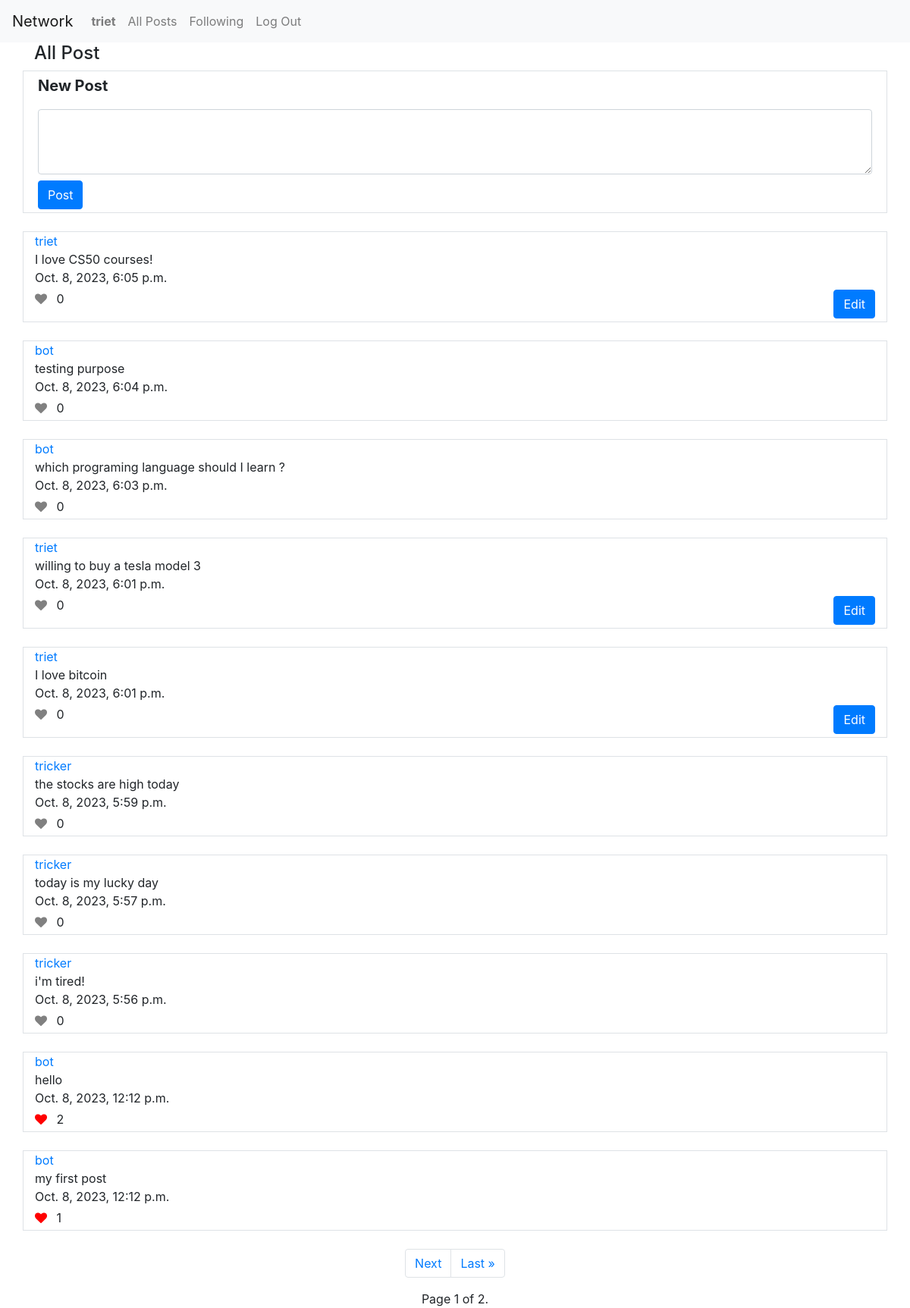
The app's page / (signed in) with its own data.
### network/models.py (models this page shows, shortened)
class User(AbstractUser):
    pass

class Post(models.Model):
    username = models.ForeignKey(User, on_delete=models.CASCADE, related_name="username_post")
    content = models.CharField(max_length=500)
    date = models.DateTimeField(auto_now_add=True)
    like = models.IntegerField(default=0)

### network/views.py (the view)
# urls.py: path("", views.index, name="index"),
def index(request):
    posts = Post.objects.all().order_by("-date")
    paginator = Paginator(posts, 10)
    page_number = request.GET.get("page")
    page_obj = paginator.get_page(page_number)
    if request.user.is_authenticated:
        liked_posts = Like.objects.filter(username=request.user).values_list("post", flat=True)
    else:
        liked_posts = []
    return render(request, "network/index.html", {
        "posts": posts,
        "page_obj": page_obj,
        "liked_posts": liked_posts,
    })

### network/templates/network/index.html (shortened to what this page needs)
{% extends "network/layout.html" %}
{% load static %}
{% block body %}
    <div class="container">
        {% if following %}
            <h4>Following</h4>
        {% else %}
            <h4>All Post</h4>
        {% endif %}
    </div>
    <div class="container border">
        <form action="{% url 'new_post' %}" method="post">
            <div class="row p-1">
                <div class="col">
                    <label class="font-weight-bold lead" for="post">New Post</label>
                </div>
            </div>
            <div class="row p-1">
                <div class="col">
                    <textarea class="form-control" name="post" rows="3"></textarea>
                </div>
            </div>
            <div class="row p-1">
                <div class="col">
                    <button class="btn btn-primary" type="submit">Post</button>
                </div>
            </div>
        </form>
    </div><br>
    {% for post in page_obj %}
        <div class="container border">
                <div class="row">
                    <div class="col">
                        <a href="{% url 'profile' post.username.id %}">{{ post.username }}</a>
                    </div>
                </div>
                <div class="row">
                    <div class="col" id="content_{{ post.id }}">
                        {{ post.content }}
                    </div>
                </div>
                <div class="row">
                    <div class="col">
                        {{ post.date }}
                    </div>
                </div>
                <div class="row justify-content-between">
                    <div class="col-auto mt-1 mb-1">
                        {% if request.user.is_authenticated %}
                            {% if post.id in liked_posts %}
                                <i class="fa fa-heart" id="like_color_{{ post.id }}" style="color: red; cursor: pointer;" onclick="toggleLike('{{ post.id }}')"></i>
                            {% else %}
                                <i class="fa fa-heart" id="like_color_{{ post.id }}" style="color: gray; cursor: pointer;" onclick="toggleLike('{{ post.id }}')"></i>
                            {% endif %}
                            <span class="ml-2" id="like_count_{{ post.id }}">{{ post.like }}</span>
                        {% endif %}
                    </div>
                    {% if request.user == post.username %}
                        <div class="col-auto mt-1 mb-1">
                            <button type="button" class="btn btn-primary edit" data-toggle="modal" data-target="#edit_post_{{ post.id }}">Edit</button>
                        </div>
                    {% endif %}
                </div>
        </div><br>
    {% endfor %}
    <div class="static-bottom">
        <ul class="pagination justify-content-center">
            {% if page_obj.has_next %}
                <li class="page-item"><a class="page-link" href="?page={{ page_obj.next_page_number }}">Next</a></li>
                <li class="page-item"><a class="page-link" href="?page={{ page_obj.paginator.num_pages }}">Last &raquo;</a></li>
            {% endif %}
        </ul>
        <div class="text-center">
            Page {{ page_obj.number }} of {{ page_obj.paginator.num_pages }}.
        </div>
    </div>
{% endblock %}

### network/templates/network/layout.html (shortened to what this page needs)
{% load static %}
<!DOCTYPE html>
<html lang="en">
    <head>
        <link rel="stylesheet" href="https://stackpath.bootstrapcdn.com/bootstrap/4.4.1/css/bootstrap.min.css">
        <link href="{% static 'network/styles.css' %}" rel="stylesheet">
        <link rel="stylesheet" href="https://cdnjs.cloudflare.com/ajax/libs/font-awesome/4.7.0/css/font-awesome.min.css">
    </head>
    <body>
        <nav class="navbar navbar-expand-lg navbar-light bg-light">
            <a class="navbar-brand" href="">Network</a>
            <div>
              <ul class="navbar-nav mr-auto">
                {% if user.is_authenticated %}
                    <li class="nav-item">
                        {% if user == request.user %}
                            <a class="nav-link" href="{% url 'profile' user.id %}"><strong>{{ user.username }}</strong></a>
                        {% else %}
                            <a class="nav-link" href="{% url 'profile' request.user.id %}"><strong>{{ request.user.username }}</strong></a>
                        {% endif %}
                    </li>
                {% endif %}
                <li class="nav-item">
                  <a class="nav-link" href="{% url 'index' %}">All Posts</a>
                </li>
                {% if user.is_authenticated %}
                    <li class="nav-item">
                        <a class="nav-link" href="{% url 'following' %}">Following</a>
                    </li>
                    <li class="nav-item">
                        <a class="nav-link" href="{% url 'logout' %}">Log Out</a>
                    </li>
                {% endif %}
              </ul>
            </div>
          </nav>
        <div class="body">
            {% block body %}
            {% endblock %}
        </div>
    </body>
</html>

### records on screen
User: username "triet"
Post: username "triet", content "I love CS50 courses!", date "Oct. 8, 2023, 6:05 p.m.", like "0"
Post: username "bot", content "testing purpose", date "Oct. 8, 2023, 6:04 p.m.", like "0"
Post: username "bot", content "which programing language should I learn ?", date "Oct. 8, 2023, 6:03 p.m.", like "0"
Post: username "triet", content "willing to buy a tesla model 3", date "Oct. 8, 2023, 6:01 p.m.", like "0"
Post: username "triet", content "I love bitcoin", date "Oct. 8, 2023, 6:01 p.m.", like "0"
Post: username "tricker", content "the stocks are high today", date "Oct. 8, 2023, 5:59 p.m.", like "0"
Post: username "tricker", content "today is my lucky day", date "Oct. 8, 2023, 5:57 p.m.", like "0"
Post: username "tricker", content "i'm tired!", date "Oct. 8, 2023, 5:56 p.m.", like "0"
Post: username "bot", content "hello", date "Oct. 8, 2023, 12:12 p.m.", like "2"
Post: username "bot", content "my first post", date "Oct. 8, 2023, 12:12 p.m.", like "1"

### other values on screen
{{ page_obj.number }} "1"
{{ page_obj.paginator.num_pages }} "2"
